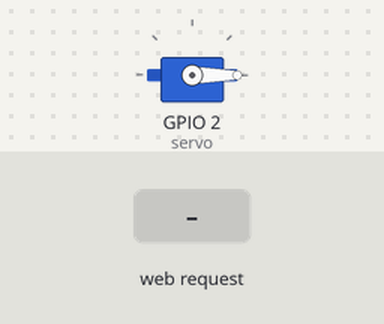
Bench run of a sketch on a simulated ESP8266 (NodeMCU). Shown: servo. The test bench sets the inputs (shaded band). WiFi joins after 1.5 s; servers stay silent unless stated; what the sketch prints to the serial monitor is not drawn.

Above: at 2.7 s.
2.8 s: HTTP request GET /compress received
At 3.6 s:
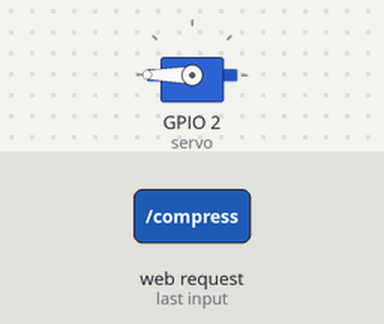
5.3 s: HTTP request GET /getdistance received
Timing chart, 0 to 8.3 s (numbered marks = the images above; inputs shaded):
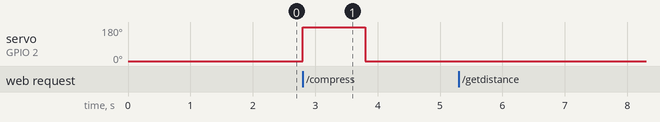

The sketch:

mDNS_Web_Server_dustbin3_.ino
```cpp
/*
  ESP8266 mDNS responder sample

  This is an example of an HTTP server that is accessible
  via http://esp8266.local URL thanks to mDNS responder.

  Instructions:
  - Update WiFi SSID and password as necessary.
  - Flash the sketch to the ESP8266 board
  - Install host software:
    - For Linux, install Avahi (http://avahi.org/).
    - For Windows, install Bonjour (http://www.apple.com/support/bonjour/).
    - For Mac OSX and iOS support is built in through Bonjour already.
  - Point your browser to http://esp8266.local, you should see a response.

*/


#include <ESP8266WiFi.h>
#include <ESP8266mDNS.h>
#include <WiFiClient.h>
#include <Servo.h>

#ifndef STASSID
#define STASSID "Students"
#define STAPSK  "0123456789"
#define SOUND_VELOCITY 0.034
#define CM_TO_INCH 0.393701
#endif

const char* ssid = STASSID;
const char* password = STAPSK;
const int trigPin = 12;
const int echoPin = 14;

long duration;
float distanceCm;

// TCP server at port 80 will respond to HTTP requests
WiFiServer server(80);
Servo servo;

float getDistance(){
  digitalWrite(trigPin, LOW);
  delayMicroseconds(2);
  digitalWrite(trigPin, HIGH);
  delayMicroseconds(10);
  digitalWrite(trigPin, LOW);
  duration = pulseIn(echoPin, HIGH);
  distanceCm = duration * SOUND_VELOCITY/2;
  return 70;
}

void compress(){
  servo.write(180);
  delay(1000);
  servo.write(0);
  delay(1000);
}


void setup(void) {
  Serial.begin(115200);
  servo.attach(2); //D4
  servo.write(0);
  pinMode(trigPin, OUTPUT);
  pinMode(echoPin, INPUT);

  // Connect to WiFi network
  WiFi.mode(WIFI_STA);
  WiFi.begin(ssid, password);
  Serial.println("");

  // Wait for connection
  while (WiFi.status() != WL_CONNECTED) {
    delay(500);
    Serial.print(".");
  }
  Serial.println("");
  Serial.print("Connected to ");
  Serial.println(ssid);
  Serial.print("IP address: ");
  Serial.println(WiFi.localIP());

  // Set up mDNS responder:
  // - first argument is the domain name, in this example
  //   the fully-qualified domain name is "esp8266.local"
  // - second argument is the IP address to advertise
  //   we send our IP address on the WiFi network
  if (!MDNS.begin("dustbin3")) {
    Serial.println("Error setting up MDNS responder!");
    while (1) {
      delay(1000);
    }
  }
  Serial.println("mDNS responder started");

  // Start TCP (HTTP) server
  server.begin();
  Serial.println("TCP server started");

  // Add service to MDNS-SD
  MDNS.addService("http", "tcp", 80);
}

void loop(void) {
  // if (getDistance()<=50){
  //   Serial.println("Compressing...");
  //   compress();
  //   Serial.println("Compressed successfully...");
  // }


  MDNS.update();

  // Check if a client has connected
  WiFiClient client = server.available();
  if (!client) {
    return;
  }
  Serial.println("");
  Serial.println("New client");

  // Wait for data from client to become available
  while (client.connected() && !client.available()) {
    //delay(1);
    if (getDistance()<=50){
    Serial.println("Compressing...");
    compress();
    Serial.println("Compressed successfully...");
  }
  }

  // Read the first line of HTTP request
  String req = client.readStringUntil('\r');

  // First line of HTTP request looks like "GET /path HTTP/1.1"
  // Retrieve the "/path" part by finding the spaces
  int addr_start = req.indexOf(' ');
  int addr_end = req.indexOf(' ', addr_start + 1);
  if (addr_start == -1 || addr_end == -1) {
    Serial.print("Invalid request: ");
    Serial.println(req);
    return;
  }
  req = req.substring(addr_start + 1, addr_end);
  Serial.print("Request: ");
  Serial.println(req);
  client.flush();

  String s;
  if (req == "/") {
    IPAddress ip = WiFi.localIP();
    String ipStr = String(ip[0]) + '.' + String(ip[1]) + '.' + String(ip[2]) + '.' + String(ip[3]);
    s = "HTTP/1.1 200 OK\r\nContent-Type: text/html\r\n\r\n<!DOCTYPE HTML>\r\n<html>Hello from ESP8266 at ";
    s += ipStr;
    s += "</html>\r\n\r\n";
    Serial.println("Sending 200");
  }
  else if (req == "/getdistance") {
    //s = "HTTP/1.1 200 OK\r\nContent-Type: text/html\r\n\r\n<!DOCTYPE HTML>\r\n<html>The distance is ";
    //s += getDistance();
    //s += "</html>\r\n\r\n";
    s = "{\"response\":\"ok\",\"message\":\"70\"}";
    Serial.println("Sending 200");
  }
  else if (req == "/compress") {
    s = "HTTP/1.1 200 OK\r\nContent-Type: text/html\r\n\r\n<!DOCTYPE HTML>\r\n<html>Compressing...";
    compress();
    s += "</html>\r\n\r\n";
    Serial.println("Sending 200");
  }
   else {
    s = "HTTP/1.1 404 Not Found\r\n\r\n";
    Serial.println("Sending 404");
  }
  client.print(s);


  Serial.println("Done with client");
}
```

Measured:
- after the input at 2.8 s, servo on GPIO 2 (servo): 0° → 180° at once, → 0° 1.0 s later
- after the input at 5.3 s, every drawn part: stays the same
